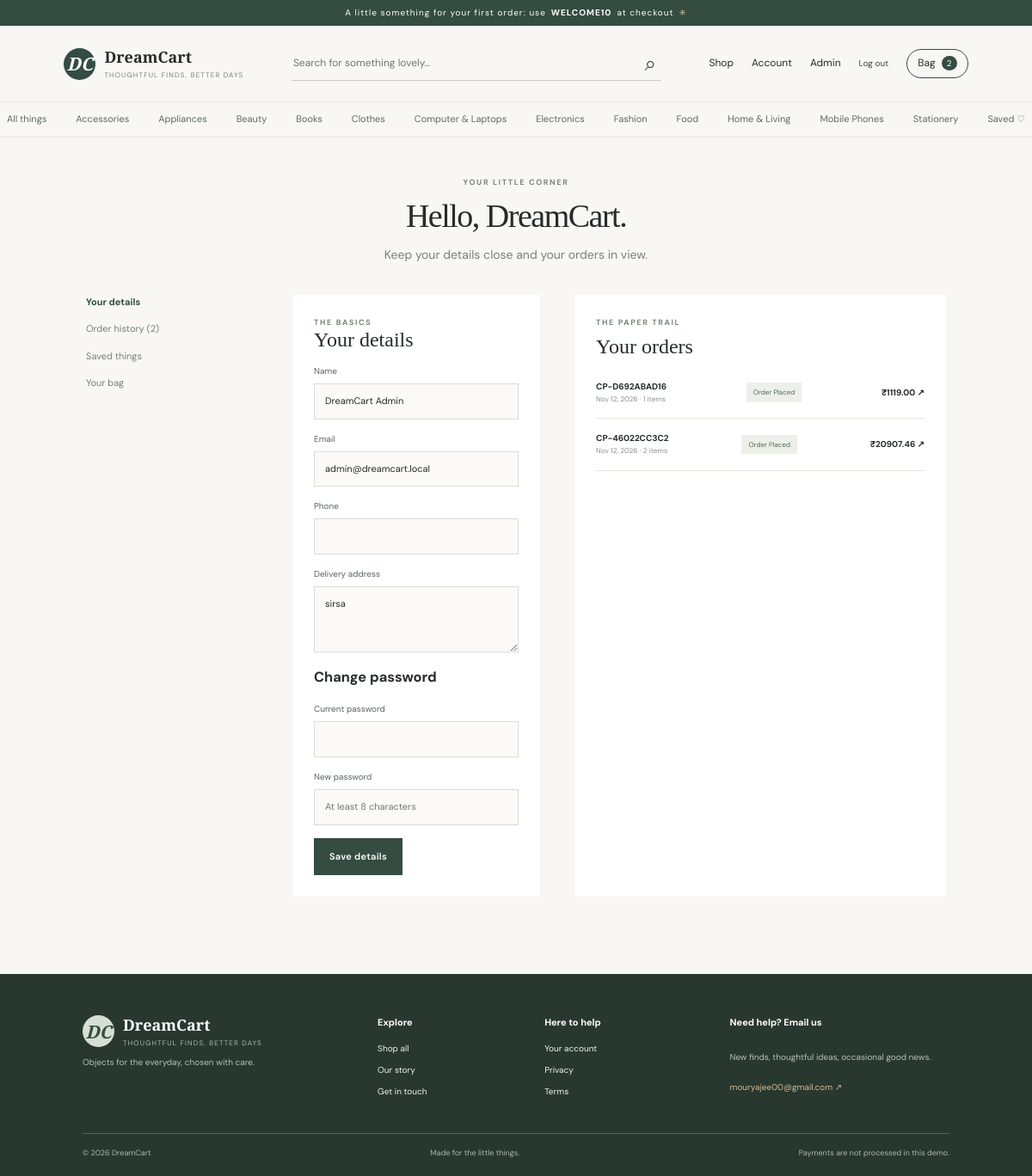
Page /account (signed in) on the committed database.
### models.py (models this page shows, shortened)
class Category(db.Model):
    id = db.Column(db.Integer, primary_key=True)
    name = db.Column(db.String(80), unique=True, nullable=False)
    slug = db.Column(db.String(90), unique=True, nullable=False)
    products = db.relationship("Product", backref="category", lazy=True)

class User(db.Model):
    id = db.Column(db.Integer, primary_key=True)
    name = db.Column(db.String(100), nullable=False)
    email = db.Column(db.String(160), unique=True, nullable=False, index=True)
    phone = db.Column(db.String(30), default="")
    password_hash = db.Column(db.String(256), nullable=False)
    address = db.Column(db.Text, default="")
    is_admin = db.Column(db.Boolean, default=False, nullable=False)
    created_at = db.Column(db.DateTime, default=datetime.utcnow)

class Order(db.Model):
    id = db.Column(db.Integer, primary_key=True)
    order_number = db.Column(db.String(24), unique=True, nullable=False, index=True)
    user_id = db.Column(db.Integer, db.ForeignKey("user.id"), nullable=False)
    total = db.Column(db.Float, nullable=False)
    shipping = db.Column(db.Float, default=0)
    address = db.Column(db.Text, nullable=False)
    payment_method = db.Column(db.String(40), default="Cash on delivery")
    payment_status = db.Column(db.String(30), default="Pending")
    status = db.Column(db.String(40), default="Order Placed")
    created_at = db.Column(db.DateTime, default=datetime.utcnow)
    user = db.relationship("User", backref="orders")
    items = db.relationship("OrderItem", backref="order", cascade="all, delete-orphan")

### app.py (the view, shortened to what this page needs)
@app.route('/account',methods=['GET','POST'])
@login_required
def account():
    u=me()
    return render_template('account.html',orders=Order.query.filter_by(user_id=u.id).order_by(Order.created_at.desc()).all())

### app.py (called while the page is built)
def stripe_ready(): return bool(stripe and app.config['STRIPE_SECRET_KEY'].startswith('sk_test_'))

def csrf_token():
    if '_csrf' not in session: session['_csrf']=secrets.token_urlsafe(32)
    return session['_csrf']

@app.before_request
def protect_forms():
    if request.method=='POST':
        supplied=request.form.get('csrf_token','')
        if not supplied or not secrets.compare_digest(supplied,session.get('_csrf','')): abort(400)

def me(): return db.session.get(User, session.get('user_id')) if session.get('user_id') else None

@app.context_processor
def globals_for_templates():
    u=me(); cart_items=CartItem.query.filter_by(user_id=u.id).all() if u else []
    subtotal=sum(i.product.sale_price*i.quantity for i in cart_items); shipping=0 if subtotal>=2500 else (99 if subtotal else 0)
    return {'current_user':u,'cart_count':sum(i.quantity for i in cart_items),'cart_subtotal':subtotal,'cart_shipping':shipping,'cart_total':subtotal+shipping,'site_categories':Category.query.order_by(Category.name).all(),'contact_email':app.config['CONTACT_EMAIL'],'stripe_enabled':stripe_ready()}

def login_required(f):
    @wraps(f)
    def w(*a,**k):
        if not me(): flash('Please sign in to continue.','info'); return redirect(url_for('login'))
        return f(*a,**k)
    return w

### models.py (called while the page is built)
    @property
    def sale_price(self): return round(self.price * (100 - self.discount) / 100, 2)

### templates/account.html (shortened to what this page needs)
{% extends 'base.html' %}{% block content %}
<section class="page-intro compact">
  <span class="eyebrow">YOUR LITTLE CORNER</span>
  <h1>Hello, {{ current_user.name.split()[0] }}.</h1>
  <p>Keep your details close and your orders in view.</p>
</section>
<section class="account-layout">
  <aside class="account-menu">
    <a class="active" href="#profile">Your details</a
    ><a href="#orders">Order history ({{ orders|length }})</a
    ><a href="{{ url_for('wishlist') }}">Saved things</a
    ><a href="{{ url_for('cart') }}">Your bag</a>
  </aside>
  <div class="account-content">
    <form id="profile" class="profile-form" method="post">
      <input type="hidden" name="csrf_token" value="{{ csrf_token() }}" /><span
        class="eyebrow"
        >THE BASICS</span
      >
      <h2>Your details</h2>
      <label
        >Name<input
          name="name"
          value="{{ current_user.name }}"
          required /></label
      ><label>Email<input value="{{ current_user.email }}" readonly /></label
      ><label
        >Phone<input name="phone" value="{{ current_user.phone }}" /></label
      ><label
        >Delivery address<textarea
          rows="3"
          name="address"
          placeholder="Save a delivery address for next time"
        >
{{ current_user.address }}</textarea
        >
      </label>
      <h3 class="password-heading">Change password</h3>
      <label
        >Current password<input
          type="password"
          name="current_password"
          autocomplete="current-password" /></label
      ><label
        >New password<input
          type="password"
          name="new_password"
          minlength="8"
          autocomplete="new-password"
          placeholder="At least 8 characters" /></label
      ><button class="button button-dark">Save details</button>
    </form>
    <div class="orders-list" id="orders">
      <span class="eyebrow">THE PAPER TRAIL</span>
      <h2>Your orders</h2>
      {% for o in orders %}<a
        class="order-row"
        href="{{ url_for('track_order',number=o.order_number) }}"
        ><span
          ><b>{{ o.order_number }}</b
          ><small
            >{{ o.created_at.strftime('%b %d, %Y') }} · {{ o.items|length }}
            items</small
          ></span
        ><span class="status-pill">{{ o.status }}</span
        ><strong>₹{{ '%.2f'|format(o.total) }} ↗</strong></a
      >{% endfor %}
    </div>
  </div>
</section>
{% endblock %}

### templates/base.html (shortened to what this page needs)
<!doctype html>
<html lang="en">
  <head>
    <link
      rel="stylesheet"
      href="{{ url_for('static',filename='css/style.css') }}"
    />
  </head>
  <body>
    <div class="announcement">
      A little something for your first order: use <b>WELCOME10</b> at checkout
      <span>✳</span>
    </div>
    <header class="site-header">
      <a class="brand" href="{{ url_for('index') }}">
        <span class="brand-mark">DC</span
        ><span>DreamCart<small>THOUGHTFUL FINDS, BETTER DAYS</small></span></a>
      <form class="search" action="{{ url_for('products') }}">
        <input
          name="q"
          value="{{ request.args.get('q','') }}"
          placeholder="Search for something lovely…"
          aria-label="Search products"
        /><button aria-label="Search">⌕</button>
      </form>
      <nav class="header-actions">
        <a href="{{ url_for('products') }}">Shop</a>{% if current_user %}<a
          href="{{ url_for('account') }}"
          >Account</a
        >{% if current_user.is_admin %}<a
          href="{{ url_for('admin_dashboard') }}"
          >Admin</a
        >{% endif %}
        <form action="{{ url_for('logout') }}" method="post" class="inline">
          /><button class="text-button">Log out</button>
        </form>
        {% else %}<a href="{{ url_for('login') }}">Sign in</a>{% endif %}<a
          class="bag-link"
          href="{{ url_for('cart') }}"
          >Bag <span>{{ cart_count }}</span></a
        >
      </nav>
    </header>
    <nav class="category-nav">
      <a href="{{ url_for('products') }}">All things</a>{% for c in
      site_categories %}<a href="{{ url_for('products',category=c.slug) }}"
        >{{ c.name }}</a
      >{% endfor %}<a href="{{ url_for('wishlist') }}">Saved ♡</a>
    </nav>
    <main>
      {% block content %}{% endblock %}
    </main>
    <footer class="footer">
      <div class="footer-top">
        <div>
          <a class="brand footer-brand" href="{{ url_for('index') }}"
            ><span class="brand-mark">DC</span
            ><span
              >DreamCart<small>THOUGHTFUL FINDS, BETTER DAYS</small></span
            ></a
          >
          <p>Objects for the everyday, chosen with care.</p>
        </div>
        <div>
          <b>Explore</b><a href="{{ url_for('products') }}">Shop all</a
          ><a href="{{ url_for('about') }}">Our story</a
          ><a href="{{ url_for('contact') }}">Get in touch</a>
        </div>
        <div>
          <b>Here to help</b><a href="{{ url_for('account') }}">Your account</a
          ><a href="{{ url_for('privacy') }}">Privacy</a
          ><a href="{{ url_for('terms') }}">Terms</a>
        </div>
        <div class="newsletter">
          <b>Need help? Email us</b>
          <p>New finds, thoughtful ideas, occasional good news.</p>
          <a href="mailto:{{ contact_email }}">{{ contact_email }} ↗</a>
        </div>
      </div>
      <div class="footer-bottom">
        <span>© 2026 DreamCart</span><span>Made for the little things.</span
        ><span>Payments are not processed in this demo.</span>
      </div>
    </footer>
  </body>
</html>

### rows in the picture
Category: name "Accessories"
Category: name "Appliances"
Category: name "Beauty"
Category: name "Books"
Category: name "Clothes"
Category: name "Computer & Laptops"
Category: name "Electronics"
Category: name "Fashion"
Category: name "Food"
Category: name "Home & Living"
Category: name "Mobile Phones"
Category: name "Stationery"
User: name "DreamCart", name "DreamCart Admin", email "admin@dreamcart.local", address "sirsa"
Order: order_number "CP-D692ABAD16", created_at "Nov 12, 2026", items|length "1", status "Order Placed", total "1119.00"
Order: order_number "CP-46022CC3C2", created_at "Nov 12, 2026", items|length "2", status "Order Placed", total "20907.46"

### other values in the picture
{{ cart_count }} "2"
{{ orders|length }} "2"
{{ contact_email }} "mouryajee00@gmail.com"
